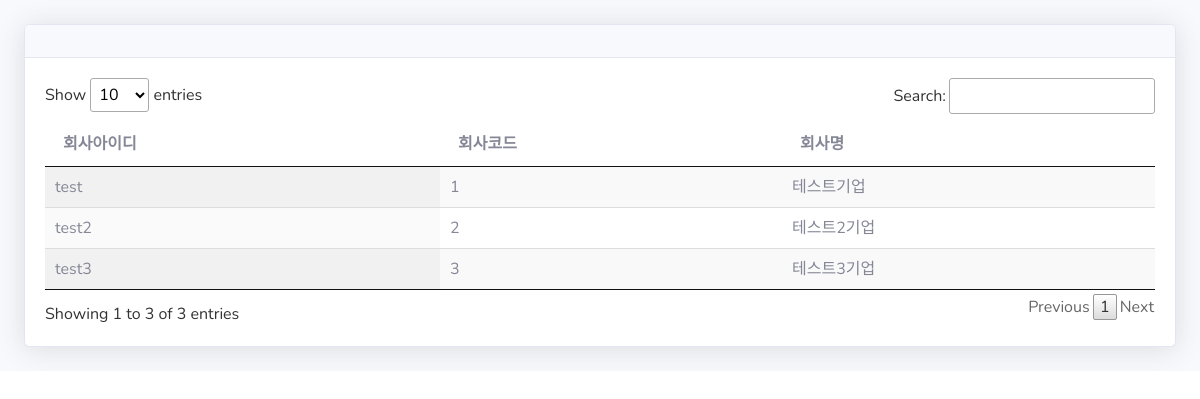
/admin/findCompanyCode.php (signed in), run on the app's committed database.
### tables this page shows
CREATE TABLE IF NOT EXISTS `company` (
  `companyId` varchar(50) NOT NULL,
  `companyCode` int(11) NOT NULL AUTO_INCREMENT,
  `crn` varchar(50) DEFAULT NULL,
  `password` varchar(50) DEFAULT NULL,
  `companyName` varchar(50) DEFAULT NULL,
  `ceoName` varchar(50) DEFAULT NULL,
  `phone` varchar(50) DEFAULT NULL,
  `fax` varchar(50) DEFAULT NULL,
  `address` varchar(50) DEFAULT '//',
  `managerName` varchar(50) DEFAULT NULL,
  `managerEmail` varchar(50) DEFAULT NULL,
  `managerPhone` varchar(50) DEFAULT NULL,
  `uptaeId` int(11) DEFAULT NULL,
  `guinId` int(11) DEFAULT NULL,
  `homepageUrl` varchar(50) DEFAULT NULL,
  PRIMARY KEY (`companyId`),
  UNIQUE KEY `companyCode` (`companyCode`),
  KEY `FK_company_uptae` (`uptaeId`),
  KEY `FK_company_guin` (`guinId`),
  CONSTRAINT `FK_company_guin` FOREIGN KEY (`guinId`) REFERENCES `guin` (`guinId`),
  CONSTRAINT `FK_company_uptae` FOREIGN KEY (`uptaeId`) REFERENCES `uptae` (`uptaeId`)
);

### admin/db/company/getCompany.php (called while the page is built, shortened)
<?php
function getCompany(){
    include 'db/dbcon.php';
    $select_stmt = $con->prepare("SELECT * FROM company");
    $select_stmt->execute();
    $result = $select_stmt->fetchAll(PDO::FETCH_ASSOC);
    return $result;
}
?>

### admin/findCompanyCode.php (the view, shortened to what this page needs)
<?php
include_once 'nav.php';
include_once 'db/company/getCompany.php'
?>
<link href="static/css/board.css" rel="stylesheet" type="text/css">
<div id="content-wrapper" class="d-flex flex-column">
    <div id="content">
        <div class="container-fluid">
            <div class="card shadow mb-4">
                <div class="card-header py-3">
                </div>
                <div class="card-body">
                    <table id="example" class="display">
                        <thead>
                            <tr>
                                <th>회사아이디</th>
                                <th>회사코드</th>
                                <th>회사명</th>
                            </tr>
                        </thead>
                        <tbody>
                            <?php
                            for($i=0;$i<sizeof($company = getCompany());$i++){
                                echo "<tr class='company-table-row' id='id-company-".$company[$i]['companyId']."'>";
                                echo "<td id='id-companyId-".$company[$i]['companyId']."'>".$company[$i]['companyId']."</td>";
                                echo "<td id='id-companyCode-".$company[$i]['companyCode']."'>".$company[$i]['companyCode']."</td>";
                                echo "<td id='id-companyName-".$company[$i]['companyName']."' >".$company[$i]['companyName']."</td>";
                                echo "</tr>";
                            }
                            ?>
                        </tbody>
                    </table>
                </div>
            </div>
        </div>
    </div>
</div>

### admin/static/css/board.css (style rules this page uses)
table.dataTable { width: 100%; margin: 0 auto; clear: both; border-collapse: separate; border-spacing: 0 }
table.dataTable thead th, table.dataTable tfoot th { font-weight: bold }
table.dataTable thead th, table.dataTable thead td { padding: 10px 18px; border-bottom: 1px solid #111 }
table.dataTable thead .sorting, table.dataTable thead .sorting_asc, table.dataTable thead .sorting_desc, table.dataTable thead .sorting_asc_disabled, table.dataTable thead .sorting_desc_disabled { cursor: pointer; *cursor: hand; background-repeat: no-repeat; background-position: center right }
table.dataTable thead .sorting { background-image: url("../images/sort_both.png") }
table.dataTable thead .sorting_asc { background-image: url("../images/sort_asc.png") }
table.dataTable tbody tr { background-color: #ffffff }
table.dataTable tbody th, table.dataTable tbody td { padding: 8px 10px }
table.dataTable.row-border tbody th, table.dataTable.row-border tbody td, table.dataTable.display tbody th, table.dataTable.display tbody td { border-top: 1px solid #ddd }
table.dataTable.row-border tbody tr:first-child th, table.dataTable.row-border tbody tr:first-child td, table.dataTable.display tbody tr:first-child th, table.dataTable.display tbody tr:first-child td { border-top: none }
table.dataTable.stripe tbody tr.odd, table.dataTable.display tbody tr.odd { background-color: #f9f9f9 }
table.dataTable.order-column tbody tr>.sorting_1, table.dataTable.order-column tbody tr>.sorting_2, table.dataTable.order-column tbody tr>.sorting_3, table.dataTable.display tbody tr>.sorting_1, table.dataTable.display tbody tr>.sorting_2, table.dataTable.display tbody tr>.sorting_3 { background-color: #fafafa }
table.dataTable.display tbody tr.odd>.sorting_1, table.dataTable.order-column.stripe tbody tr.odd>.sorting_1 { background-color: #f1f1f1 }
table.dataTable.display tbody tr.even>.sorting_1, table.dataTable.order-column.stripe tbody tr.even>.sorting_1 { background-color: #fafafa }
table.dataTable.no-footer { border-bottom: 1px solid #111 }
table.dataTable, table.dataTable th, table.dataTable td { box-sizing: content-box }

### data on the page
company: companyId "test3", companyCode "3", companyName "테스트3기업"
company: companyId "test", companyCode "1", companyName "테스트기업"
company: companyId "test2", companyCode "2", companyName "테스트2기업"
